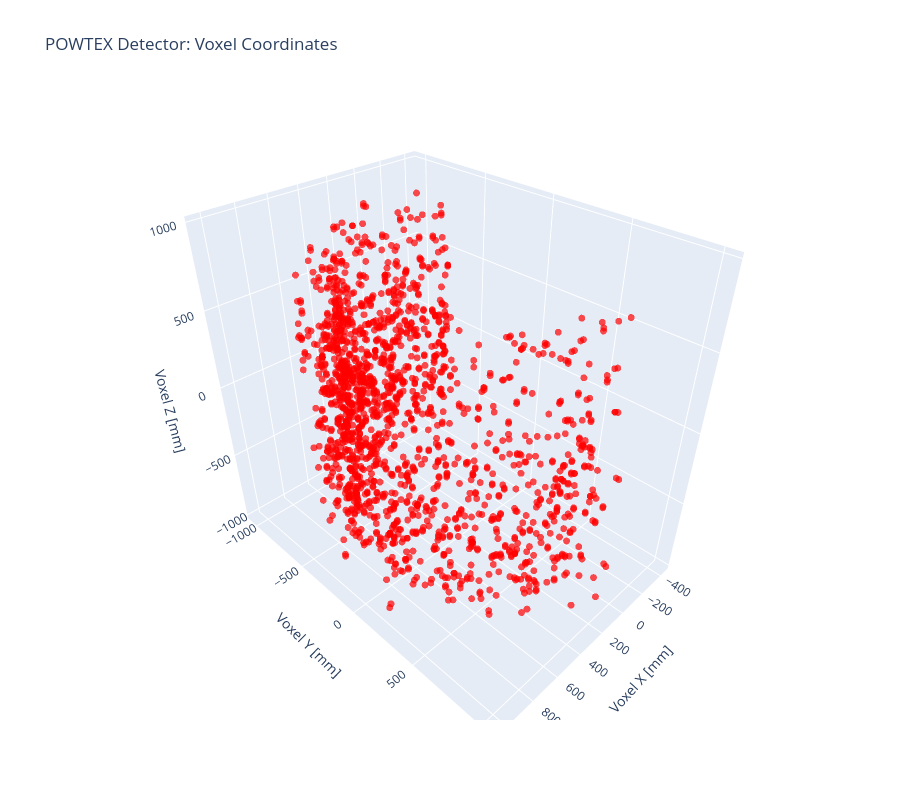

Write notebook code for a chart like this one.
### Markdown cell above
## 5. Create 3D Plot of Voxel Coordinates

### Code cell
# Create 3D scatter plot for voxel coordinates
fig_voxel = go.Figure(data=[go.Scatter3d(
    x=voxel_x,
    y=voxel_y,
    z=voxel_z,
    mode='markers',
    marker=dict(
        size=4,
        color='red',
        opacity=0.7,
        line=dict(width=0)
    ),
    text=[f"Event {i}<br>voxel_x: {voxel_x[i]:.2f}<br>voxel_y: {voxel_y[i]:.2f}<br>voxel_z: {voxel_z[i]:.2f}" 
          for i in range(len(voxel_x))],
    hovertemplate='%{text}<extra></extra>',
    name='Voxel Coordinate'
)])

fig_voxel.update_layout(
    title='POWTEX Detector: Voxel Coordinates',
    scene=dict(
        xaxis_title='Voxel X [mm]',
        yaxis_title='Voxel Y [mm]',
        zaxis_title='Voxel Z [mm]',
        aspectmode='data'
    ),
    width=900,
    height=800,
    hovermode='closest'
)

fig_voxel.show()

### Figure 1 — Plotly figure (JSON) as saved in the notebook; plotly's stock layout.template omitted (floating-point values rounded to 4 significant figures; data arrays with more than 128 entries replaced by an {"elided": "..."} marker saying what was removed)
{"data": [{"hovertemplate": "%{text}<extra></extra>", "marker": {"color": "red", "line": {"width": 0}, "opacity": 0.7, "size": 4}, "mode": "markers", "name": "Voxel Coordinate", "text": {"elided": "1821 str values"}, "type": "scatter3d", "x": {"elided": "1821 float values"}, "y": {"elided": "1821 float values"}, "z": {"elided": "1821 float values"}}], "layout": {"height": 800, "hovermode": "closest", "scene": {"aspectmode": "data", "xaxis": {"title": {"text": "Voxel X [mm]"}}, "yaxis": {"title": {"text": "Voxel Y [mm]"}}, "zaxis": {"title": {"text": "Voxel Z [mm]"}}}, "title": {"text": "POWTEX Detector: Voxel Coordinates"}, "width": 900}}
